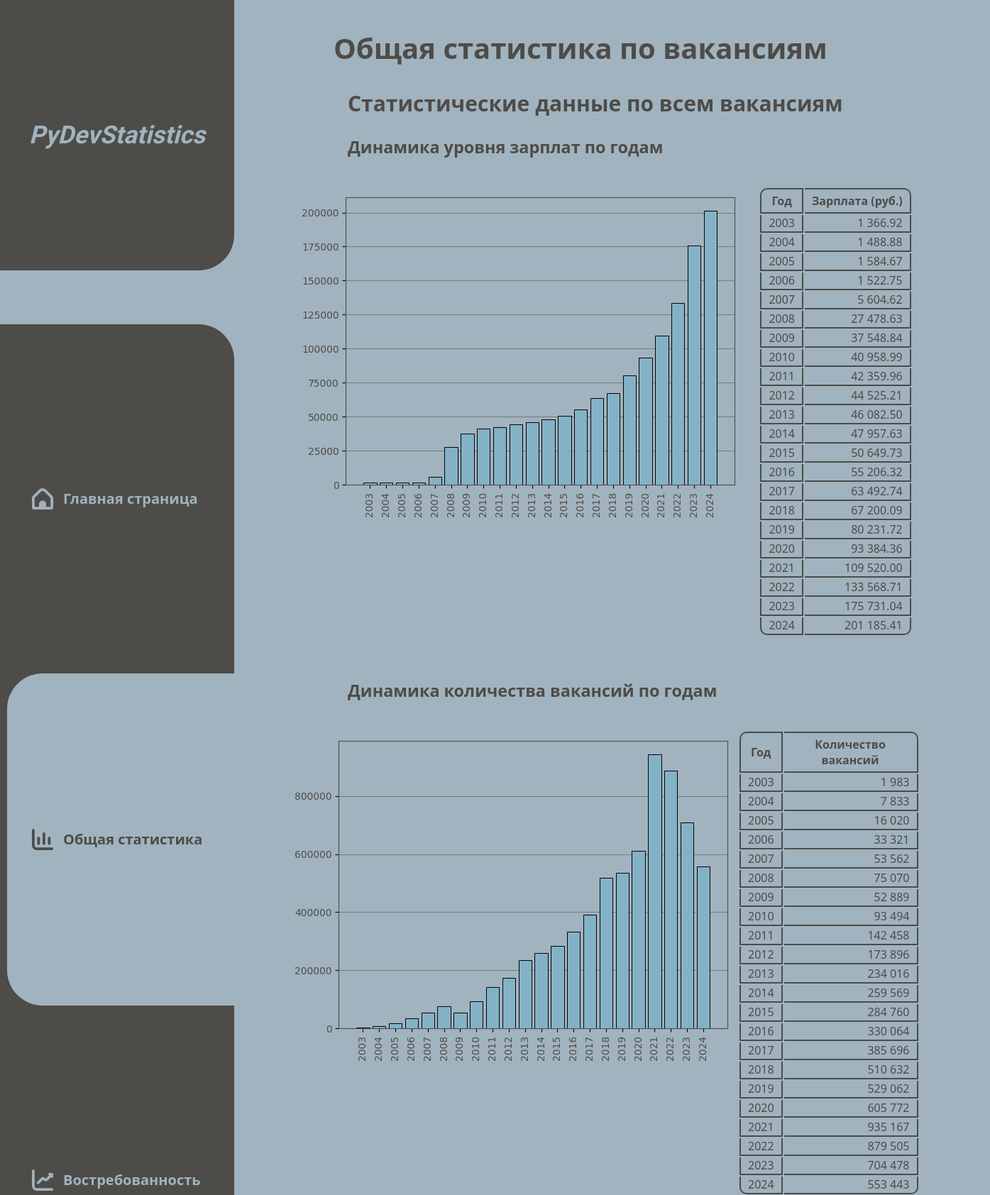
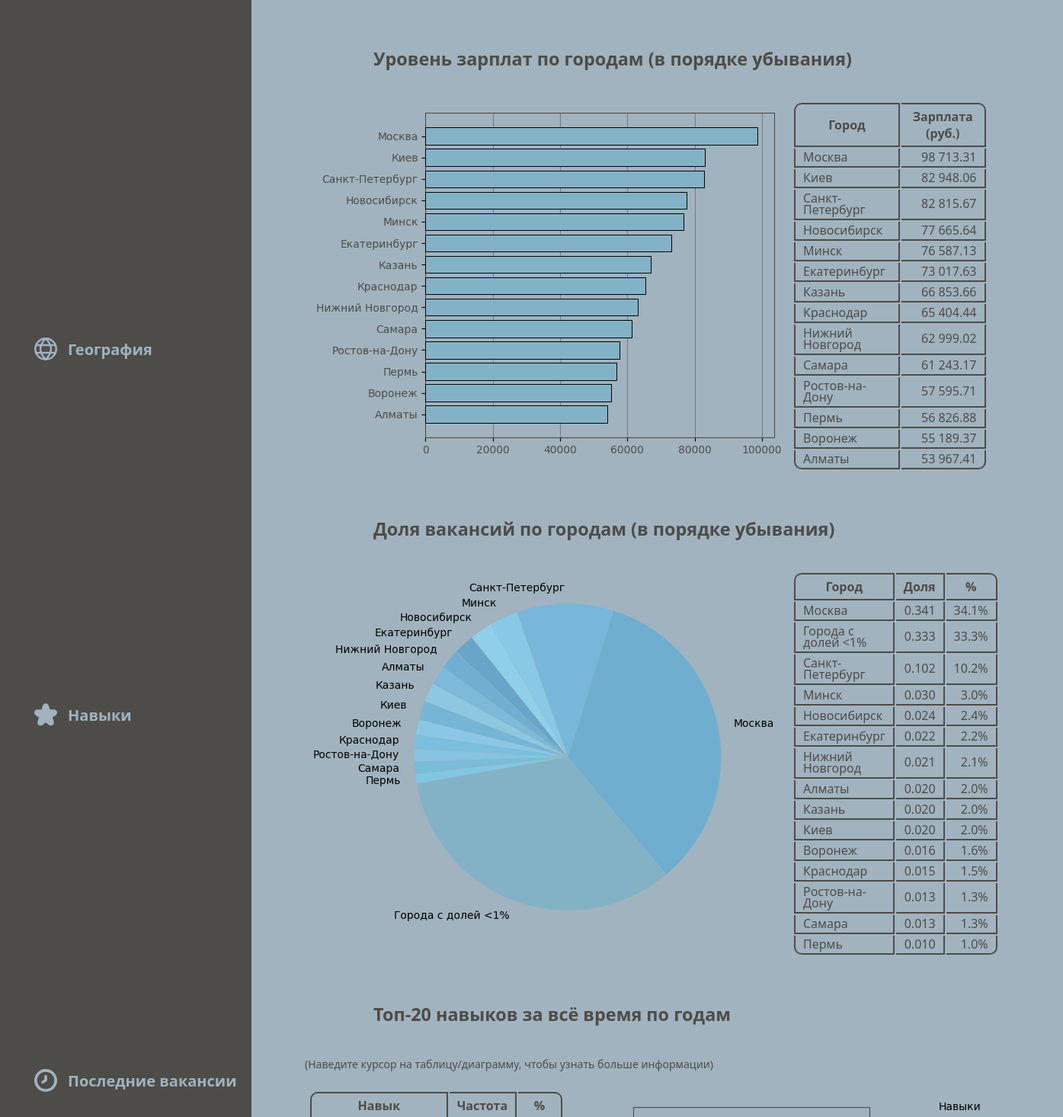
The page /general-statistics/ (upper part) on the database its author committed (2 pictures, top to bottom).
### main_app/models.py (models this page shows, shortened)
class VacancyStatistics(models.Model):
    name = models.CharField(max_length=255, verbose_name='Название данных ("Название вакансии")')
    table_data = models.TextField(verbose_name='Данные для таблицы')
    image = models.ImageField(upload_to='media/', null=True, blank=False, verbose_name='Изображение графика')
    created_at = models.DateTimeField(auto_now_add=True, verbose_name='Дата создания')
    updated_at = models.DateTimeField(auto_now=True, verbose_name='Дата обновления')
    class Meta:
        verbose_name = "Статистика вакансий"
        verbose_name_plural = "Статистики вакансий"

### main_app/views.py (the view)
# urls.py: path('general-statistics/', views.general_statistics, name='general-statistics'),
def general_statistics(request):
    return render(
        request,
        'general-statistics.html',
        {
            'salary_by_year': get_stats('Динамика уровня зарплат по годам'),
            'vacancies_count_by_year': get_stats('Динамика количества вакансий по годам'),
            'salary_by_area': get_stats('Уровень зарплат по городам'),
            'vacancies_fraction_by_area': get_stats('Доля вакансий по городам'),
            'top_20_key_skills_by_year': get_stats('Топ-20 навыков по годам')
        }
    )

### main_app/views.py (called while the page is built)
def get_stats(data_name, vacancy_name='Все вакансии'):
    return VacancyStatistics.objects.get(name=f'{data_name} ({vacancy_name})')

### templates/general-statistics.html (shortened to what this page needs)
{% extends "template.html" %}
{% block content %}
    <main>
        <h1>Общая статистика по вакансиям</h1>
        <h2>Статистические данные по всем вакансиям </h2>
        <section>
            <h3>Динамика уровня зарплат по годам</h3>
            <div class="image-table-wrapper">
                <img class="block-image" src="{{ salary_by_year.image.url }}" width="640" height="480" alt="График 'Динамика уровня зарплат по годам'">
                {{ salary_by_year.table_data|safe }}
            </div>
        </section>
        <section>
            <h3>Динамика количества вакансий по годам</h3>
            <div class="image-table-wrapper">
                <img class="block-image" src="{{ vacancies_count_by_year.image.url }}" width="640" height="480" alt="График 'Динамика количества вакансий по годам'">
                {{ vacancies_count_by_year.table_data|safe }}
            </div>
        </section>
        <section>
            <h3>Уровень зарплат по городам (в порядке убывания)</h3>
            <div class="image-table-wrapper">
                <img class="block-image" src="{{ salary_by_area.image.url }}" width="640" height="480" alt="График 'Динамика уровня зарплат по городам'">
                {{ salary_by_area.table_data|safe }}
            </div>
        </section>
        <section>
            <h3>Доля вакансий по городам (в порядке убывания)</h3>
            <div class="image-table-wrapper">
                <img class="block-image" src="{{ vacancies_fraction_by_area.image.url }}" width="640" height="480" alt="График 'Доля вакансий по городам (в порядке убывания)'">
                {{ vacancies_fraction_by_area.table_data|safe }}
            </div>
        </section>
        <section>
            <h3>Топ-20 навыков за всё время по годам</h3>
            <p class="clue">(Наведите курсор на таблицу/диаграмму, чтобы узнать больше информации)</p>
            <div class="image-table-wrapper">
                <div class="tooltip-container">
                    {{ top_20_key_skills_by_year.table_data|safe }}
                </div>
                <div class="tooltip-container">
                    <img class="block-image tooltip" src="{{ top_20_key_skills_by_year.image.url }}" width="640" height="480" alt="График 'Топ-20 навыков по годам. Наиболее высокочастотные навыки'">
                </div>
            </div>
        </section>
    </main>
{% endblock %}

### static/css/style.css (style rules this page uses)
* { scrollbar-width: thin; scrollbar-color: #4D4C49 #a1b3be; }
body { margin: 0; padding: 0; font-family: "Segoe UI", system-ui, sans-serif; font-weight: 400; font-size: 20px; color: #4D4C49; background-color: #a1b3be; }
section { margin-bottom: 60px; }
h1 { margin-left: 70px; margin-top: 40px; margin-bottom: 30px; }
h2 { margin-left: 90px; }
h3 { margin-left: 90px; margin-bottom: 40px; }
table { font-size: 16px; border-collapse: separate; }
th { padding: 5px 10px; border: 2px #4D4C49; border-style: solid solid solid none; }
td { padding: 4px 10px; text-align: right; line-height: 15px; border: 2px #4D4C49; border-style: none solid solid none; }
td:first-child { text-align: left; }
tr:last-child td:first-child { border-bottom-left-radius: 10px; }
tr:last-child td:last-child { border-bottom-right-radius: 10px; }
tr td:first-child, tr th:first-child { border-left-style: solid; }
tr th:first-child { border-top-left-radius: 10px; }
tr th:last-child { border-top-right-radius: 10px; }
p { margin-right: 100px; }
.tooltip-container { position: relative; display: inline-block; }
.tooltip { cursor: pointer; padding: 5px; z-index: 1; }
.clue { font-size: 14px; }
main { margin: 0 0 0 400px; }
.block-image { display: inline-block; margin: 0; padding: 0; }
.image-table-wrapper { width: 90%; margin-top: 20px; display: flex; justify-content: space-around; }

### rows shown on the page
VacancyStatistics: image (picture), table_data "Год Зарплата (руб.) 2003 1 366.92 2004 1 488.88 2005 1 584.67 2006 1 522.75 2007 5 604.62 2008 27 478.63 2009 37 548.84 2010 40 958.99 2011 42 359.96 2012 44 525.21 2013 46 082.50 2014 47 957.63 2015 50 649.73 2016 55 206.32 2017 63 492.74 2018 67 200.09 2019 80 231.72 2020 93 384.36 2021 109 520.00 2022 133 568.71 2023 175 731.04 2024 201 185.41"
VacancyStatistics: image (picture), table_data "Год Количество вакансий 2003 1 983 2004 7 833 2005 16 020 2006 33 321 2007 53 562 2008 75 070 2009 52 889 2010 93 494 2011 142 458 2012 173 896 2013 234 016 2014 259 569 2015 284 760 2016 330 064 2017 385 696 2018 510 632 2019 529 062 2020 605 772 2021 935 167 2022 879 505 2023 704 478 2024 553 443"
VacancyStatistics: image (picture), table_data "Город Зарплата (руб.) Москва 98 713.31 Киев 82 948.06 Санкт-Петербург 82 815.67 Новосибирск 77 665.64 Минск 76 587.13 Екатеринбург 73 017.63 Казань 66 853.66 Краснодар 65 404.44 Нижний Новгород 62 999.02 Самара 61 243.17 Ростов-на-Дону 57 595.71 Пермь 56 826.88 Воронеж 55 189.37 Алматы 53 967.41"
VacancyStatistics: image (picture), table_data "Город Доля % Москва 0.341 34.1% Города с долей <1% 0.333 33.3% Санкт-Петербург 0.102 10.2% Минск 0.030 3.0% Новосибирск 0.024 2.4% Екатеринбург 0.022 2.2% Нижний Новгород 0.021 2.1% Алматы 0.020 2.0% Казань 0.020 2.0% Киев 0.020 2.0% Воронеж 0.016 1.6% Краснодар 0.015 1.5% Ростов-на-Дону 0.013 1.3% Самара 0.013 1.3% Пермь 0.010 1.0%"
VacancyStatistics: table_data "Навык Частота %", image (picture)
